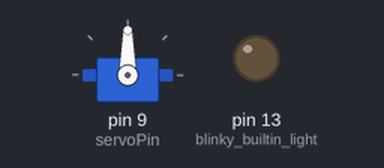
Recording of a sketch running on a simulated Arduino Uno, built with avr-gcc and run on an emulated ATmega328P. Shown: servo, output pins drawn as LEDs (lit = HIGH).

Above: at 0.1 s.
At 0.6 s:
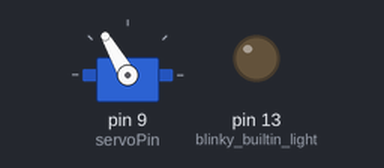
Timing chart, 0 to 3.7 s (numbered marks = the images above):
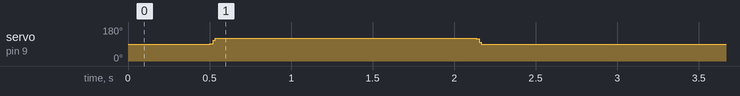

The sketch:

GeminiGripperTest.ino.ino
```cpp
/*
  modified 29 April 2018
  by Hannah Kolano
  hannah.kolano@students.olin.edu
*/

//servo library
#include <Servo.h>

Servo myservo;  //creates servo object "myservo"
int pos = 90;    // variable to store the servo position
const int servoPin = 9;


void setup() {
  myservo.attach(servoPin);    // attaches the servo on pin 9 to the servo object
  pinMode(LED_BUILTIN, OUTPUT); //blinky builtin light


  delay(500);
  Serial.begin(9600);   //start communication with serial port

   // Toggle between these two blocks of code to custom move the gripper in/out

   // THIS CLOSES IT
//      rest_to_inwards(60);
//      delay(200);
//      slow_to_rest(60);


  //THIS OPENS IT
      rest_to_outwards(120);
      delay(1600);
      slow_to_rest(120);


    delay(300);
}

void loop() {


}

/*
  Functions
*/


//starting at rest, go to out_speed
void rest_to_outwards(int out_speed) {
  for (pos = 90; pos <= out_speed; pos += 1) {
    myservo.write(pos);
    delay(1);
  }
}

//starting at rest, go to in_speed
void rest_to_inwards(int in_speed) {
  for (pos = 90; pos >= in_speed; pos -= 1) {
    myservo.write(pos);
    delay(1);
  }
}

//starting at cur_speed, slow to rest
void slow_to_rest(int cur_speed) {
  if (cur_speed > 90) {
    for (pos = cur_speed; pos >= 90; pos -= 1) {
      myservo.write(pos);
      delay(1);
    }
  }
  else if (cur_speed < 90) {
    for (pos = cur_speed; pos <= 90; pos += 1) {
      myservo.write(pos);
      delay(1);
    }
  }
}
```
